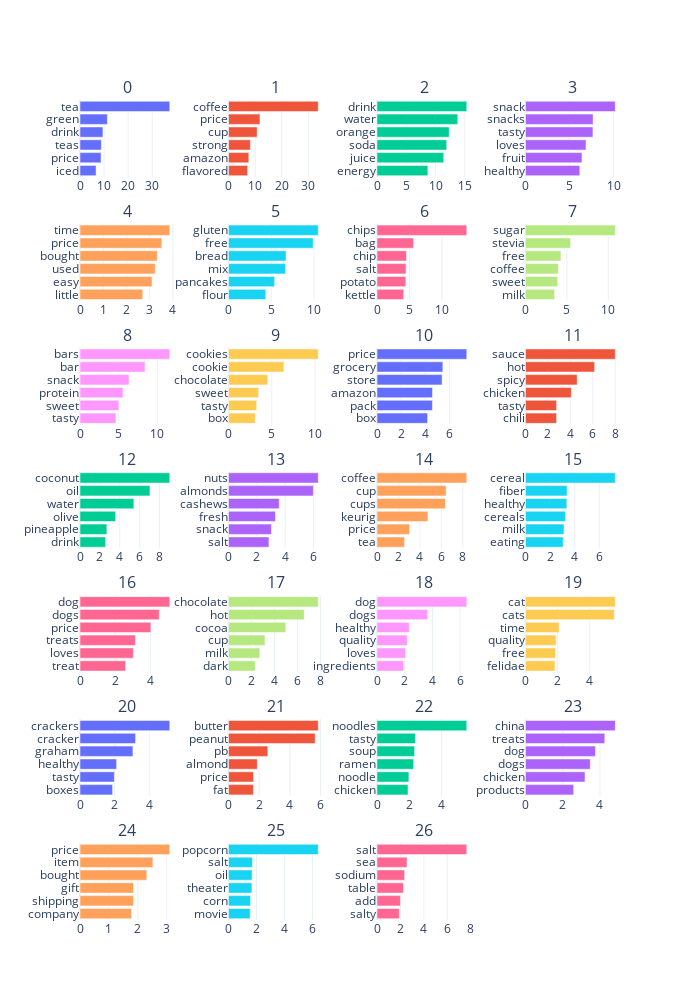

Notebook code for this chart:
### Code cell
fig = file_util.get_topics_html("BERTopic")
fig.update_layout(width = 700, height = 1000)

### Figure 1 — Plotly figure (JSON) as saved in the notebook; plotly's stock layout.template omitted (floating-point values rounded to 4 significant figures)
{"data": [{"marker": {"color": "#636EFA"}, "orientation": "h", "type": "bar", "x": [6.686, 8.75, 8.877, 9.523, 11.37, 37.3], "xaxis": "x", "y": ["iced", "price", "teas", "drink", "green", "tea"], "yaxis": "y"}, {"marker": {"color": "#EF553B"}, "orientation": "h", "type": "bar", "x": [7.193, 7.629, 8.223, 10.77, 11.8, 33.71], "xaxis": "x2", "y": ["flavored", "amazon", "strong", "cup", "price", "coffee"], "yaxis": "y2"}, {"marker": {"color": "#00CC96"}, "orientation": "h", "type": "bar", "x": [8.688, 11.41, 11.91, 12.34, 13.81, 15.34], "xaxis": "x3", "y": ["energy", "juice", "soda", "orange", "water", "drink"], "yaxis": "y3"}, {"marker": {"color": "#AB63FA"}, "orientation": "h", "type": "bar", "x": [6.161, 6.41, 6.868, 7.651, 7.671, 10.19], "xaxis": "x4", "y": ["healthy", "fruit", "loves", "tasty", "snacks", "snack"], "yaxis": "y4"}, {"marker": {"color": "#FFA15A"}, "orientation": "h", "type": "bar", "x": [2.703, 3.103, 3.239, 3.326, 3.523, 3.866], "xaxis": "x5", "y": ["little", "easy", "used", "bought", "price", "time"], "yaxis": "y5"}, {"marker": {"color": "#19D3F3"}, "orientation": "h", "type": "bar", "x": [4.359, 5.394, 6.675, 6.726, 9.902, 10.49], "xaxis": "x6", "y": ["flour", "pancakes", "mix", "bread", "free", "gluten"], "yaxis": "y6"}, {"marker": {"color": "#FF6692"}, "orientation": "h", "type": "bar", "x": [4.126, 4.44, 4.477, 4.546, 5.649, 13.84], "xaxis": "x7", "y": ["kettle", "potato", "salt", "chip", "bag", "chips"], "yaxis": "y7"}, {"marker": {"color": "#B6E880"}, "orientation": "h", "type": "bar", "x": [3.514, 3.896, 3.972, 4.281, 5.448, 10.85], "xaxis": "x8", "y": ["milk", "sweet", "coffee", "free", "stevia", "sugar"], "yaxis": "y8"}, {"marker": {"color": "#FF97FF"}, "orientation": "h", "type": "bar", "x": [4.644, 5.018, 5.564, 6.338, 8.414, 11.61], "xaxis": "x9", "y": ["tasty", "sweet", "protein", "snack", "bar", "bars"], "yaxis": "y9"}, {"marker": {"color": "#FECB52"}, "orientation": "h", "type": "bar", "x": [3.086, 3.261, 3.474, 4.531, 6.398, 10.36], "xaxis": "x10", "y": ["box", "tasty", "sweet", "chocolate", "cookie", "cookies"], "yaxis": "y10"}, {"marker": {"color": "#636EFA"}, "orientation": "h", "type": "bar", "x": [4.186, 4.585, 4.59, 5.382, 5.445, 7.426], "xaxis": "x11", "y": ["box", "pack", "amazon", "store", "grocery", "price"], "yaxis": "y11"}, {"marker": {"color": "#EF553B"}, "orientation": "h", "type": "bar", "x": [2.773, 2.778, 4.09, 4.616, 6.169, 8.013], "xaxis": "x12", "y": ["chili", "tasty", "chicken", "spicy", "hot", "sauce"], "yaxis": "y12"}, {"marker": {"color": "#00CC96"}, "orientation": "h", "type": "bar", "x": [2.575, 2.702, 3.581, 5.417, 7.033, 9.028], "xaxis": "x13", "y": ["drink", "pineapple", "olive", "water", "oil", "coconut"], "yaxis": "y13"}, {"marker": {"color": "#AB63FA"}, "orientation": "h", "type": "bar", "x": [2.853, 3.036, 3.316, 3.58, 5.991, 6.337], "xaxis": "x14", "y": ["salt", "snack", "fresh", "cashews", "almonds", "nuts"], "yaxis": "y14"}, {"marker": {"color": "#FFA15A"}, "orientation": "h", "type": "bar", "x": [2.567, 3.037, 4.746, 6.367, 6.437, 8.365], "xaxis": "x15", "y": ["tea", "price", "keurig", "cups", "cup", "coffee"], "yaxis": "y15"}, {"marker": {"color": "#19D3F3"}, "orientation": "h", "type": "bar", "x": [3.066, 3.13, 3.259, 3.363, 3.379, 7.298], "xaxis": "x16", "y": ["eating", "milk", "cereals", "healthy", "fiber", "cereal"], "yaxis": "y16"}, {"marker": {"color": "#FF6692"}, "orientation": "h", "type": "bar", "x": [2.592, 3.029, 3.145, 4.023, 4.499, 5.094], "xaxis": "x17", "y": ["treat", "loves", "treats", "price", "dogs", "dog"], "yaxis": "y17"}, {"marker": {"color": "#B6E880"}, "orientation": "h", "type": "bar", "x": [2.328, 2.727, 3.177, 4.985, 6.6, 7.813], "xaxis": "x18", "y": ["dark", "milk", "cup", "cocoa", "hot", "chocolate"], "yaxis": "y18"}, {"marker": {"color": "#FF97FF"}, "orientation": "h", "type": "bar", "x": [1.933, 2.065, 2.181, 2.328, 3.652, 6.487], "xaxis": "x19", "y": ["ingredients", "loves", "quality", "healthy", "dogs", "dog"], "yaxis": "y19"}, {"marker": {"color": "#FECB52"}, "orientation": "h", "type": "bar", "x": [1.834, 1.871, 1.906, 2.088, 5.53, 5.586], "xaxis": "x20", "y": ["felidae", "free", "quality", "time", "cats", "cat"], "yaxis": "y20"}, {"marker": {"color": "#636EFA"}, "orientation": "h", "type": "bar", "x": [1.88, 1.983, 2.114, 3.054, 3.208, 5.181], "xaxis": "x21", "y": ["boxes", "tasty", "healthy", "graham", "cracker", "crackers"], "yaxis": "y21"}, {"marker": {"color": "#EF553B"}, "orientation": "h", "type": "bar", "x": [1.625, 1.632, 1.877, 2.564, 5.647, 5.849], "xaxis": "x22", "y": ["fat", "price", "almond", "pb", "peanut", "butter"], "yaxis": "y22"}, {"marker": {"color": "#00CC96"}, "orientation": "h", "type": "bar", "x": [1.919, 1.975, 2.272, 2.331, 2.376, 5.56], "xaxis": "x23", "y": ["chicken", "noodle", "ramen", "soup", "tasty", "noodles"], "yaxis": "y23"}, {"marker": {"color": "#AB63FA"}, "orientation": "h", "type": "bar", "x": [2.589, 3.198, 3.481, 3.758, 4.26, 4.824], "xaxis": "x24", "y": ["products", "chicken", "dogs", "dog", "treats", "china"], "yaxis": "y24"}, {"marker": {"color": "#FFA15A"}, "orientation": "h", "type": "bar", "x": [1.781, 1.851, 1.852, 2.312, 2.521, 3.105], "xaxis": "x25", "y": ["company", "shipping", "gift", "bought", "item", "price"], "yaxis": "y25"}, {"marker": {"color": "#19D3F3"}, "orientation": "h", "type": "bar", "x": [1.55, 1.577, 1.671, 1.686, 1.711, 6.407], "xaxis": "x26", "y": ["movie", "corn", "theater", "oil", "salt", "popcorn"], "yaxis": "y26"}, {"marker": {"color": "#FF6692"}, "orientation": "h", "type": "bar", "x": [1.904, 2.001, 2.254, 2.355, 2.562, 7.663], "xaxis": "x27", "y": ["salty", "add", "table", "sodium", "sea", "salt"], "yaxis": "y27"}], "layout": {"annotations": [{"font": {"size": 16}, "showarrow": false, "text": "0", "x": 0.0875, "xanchor": "center", "xref": "paper", "y": 1, "yanchor": "bottom", "yref": "paper"}, {"font": {"size": 16}, "showarrow": false, "text": "1", "x": 0.3625, "xanchor": "center", "xref": "paper", "y": 1, "yanchor": "bottom", "yref": "paper"}, {"font": {"size": 16}, "showarrow": false, "text": "2", "x": 0.6375, "xanchor": "center", "xref": "paper", "y": 1, "yanchor": "bottom", "yref": "paper"}, {"font": {"size": 16}, "showarrow": false, "text": "3", "x": 0.9125, "xanchor": "center", "xref": "paper", "y": 1, "yanchor": "bottom", "yref": "paper"}, {"font": {"size": 16}, "showarrow": false, "text": "4", "x": 0.0875, "xanchor": "center", "xref": "paper", "y": 0.849, "yanchor": "bottom", "yref": "paper"}, {"font": {"size": 16}, "showarrow": false, "text": "5", "x": 0.3625, "xanchor": "center", "xref": "paper", "y": 0.849, "yanchor": "bottom", "yref": "paper"}, {"font": {"size": 16}, "showarrow": false, "text": "6", "x": 0.6375, "xanchor": "center", "xref": "paper", "y": 0.849, "yanchor": "bottom", "yref": "paper"}, {"font": {"size": 16}, "showarrow": false, "text": "7", "x": 0.9125, "xanchor": "center", "xref": "paper", "y": 0.849, "yanchor": "bottom", "yref": "paper"}, {"font": {"size": 16}, "showarrow": false, "text": "8", "x": 0.0875, "xanchor": "center", "xref": "paper", "y": 0.698, "yanchor": "bottom", "yref": "paper"}, {"font": {"size": 16}, "showarrow": false, "text": "9", "x": 0.3625, "xanchor": "center", "xref": "paper", "y": 0.698, "yanchor": "bottom", "yref": "paper"}, {"font": {"size": 16}, "showarrow": false, "text": "10", "x": 0.6375, "xanchor": "center", "xref": "paper", "y": 0.698, "yanchor": "bottom", "yref": "paper"}, {"font": {"size": 16}, "showarrow": false, "text": "11", "x": 0.9125, "xanchor": "center", "xref": "paper", "y": 0.698, "yanchor": "bottom", "yref": "paper"}, {"font": {"size": 16}, "showarrow": false, "text": "12", "x": 0.0875, "xanchor": "center", "xref": "paper", "y": 0.5469, "yanchor": "bottom", "yref": "paper"}, {"font": {"size": 16}, "showarrow": false, "text": "13", "x": 0.3625, "xanchor": "center", "xref": "paper", "y": 0.5469, "yanchor": "bottom", "yref": "paper"}, {"font": {"size": 16}, "showarrow": false, "text": "14", "x": 0.6375, "xanchor": "center", "xref": "paper", "y": 0.5469, "yanchor": "bottom", "yref": "paper"}, {"font": {"size": 16}, "showarrow": false, "text": "15", "x": 0.9125, "xanchor": "center", "xref": "paper", "y": 0.5469, "yanchor": "bottom", "yref": "paper"}, {"font": {"size": 16}, "showarrow": false, "text": "16", "x": 0.0875, "xanchor": "center", "xref": "paper", "y": 0.3959, "yanchor": "bottom", "yref": "paper"}, {"font": {"size": 16}, "showarrow": false, "text": "17", "x": 0.3625, "xanchor": "center", "xref": "paper", "y": 0.3959, "yanchor": "bottom", "yref": "paper"}, {"font": {"size": 16}, "showarrow": false, "text": "18", "x": 0.6375, "xanchor": "center", "xref": "paper", "y": 0.3959, "yanchor": "bottom", "yref": "paper"}, {"font": {"size": 16}, "showarrow": false, "text": "19", "x": 0.9125, "xanchor": "center", "xref": "paper", "y": 0.3959, "yanchor": "bottom", "yref": "paper"}, {"font": {"size": 16}, "showarrow": false, "text": "20", "x": 0.0875, "xanchor": "center", "xref": "paper", "y": 0.2449, "yanchor": "bottom", "yref": "paper"}, {"font": {"size": 16}, "showarrow": false, "text": "21", "x": 0.3625, "xanchor": "center", "xref": "paper", "y": 0.2449, "yanchor": "bottom", "yref": "paper"}, {"font": {"size": 16}, "showarrow": false, "text": "22", "x": 0.6375, "xanchor": "center", "xref": "paper", "y": 0.2449, "yanchor": "bottom", "yref": "paper"}, {"font": {"size": 16}, "showarrow": false, "text": "23", "x": 0.9125, "xanchor": "center", "xref": "paper", "y": 0.2449, "yanchor": "bottom", "yref": "paper"}, {"font": {"size": 16}, "showarrow": false, "text": "24", "x": 0.0875, "xanchor": "center", "xref": "paper", "y": 0.09388, "yanchor": "bottom", "yref": "paper"}, {"font": {"size": 16}, "showarrow": false, "text": "25", "x": 0.3625, "xanchor": "center", "xref": "paper", "y": 0.09388, "yanchor": "bottom", "yref": "paper"}, {"font": {"size": 16}, "showarrow": false, "text": "26", "x": 0.6375, "xanchor": "center", "xref": "paper", "y": 0.09388, "yanchor": "bottom", "yref": "paper"}], "height": 1000, "hoverlabel": {"bgcolor": "white", "font": {"family": "Rockwell", "size": 16}}, "showlegend": false, "width": 700, "xaxis": {"anchor": "y", "domain": [0, 0.175]}, "xaxis10": {"anchor": "y10", "domain": [0.275, 0.45]}, "xaxis11": {"anchor": "y11", "domain": [0.55, 0.725]}, "xaxis12": {"anchor": "y12", "domain": [0.825, 1]}, "xaxis13": {"anchor": "y13", "domain": [0, 0.175]}, "xaxis14": {"anchor": "y14", "domain": [0.275, 0.45]}, "xaxis15": {"anchor": "y15", "domain": [0.55, 0.725]}, "xaxis16": {"anchor": "y16", "domain": [0.825, 1]}, "xaxis17": {"anchor": "y17", "domain": [0, 0.175]}, "xaxis18": {"anchor": "y18", "domain": [0.275, 0.45]}, "xaxis19": {"anchor": "y19", "domain": [0.55, 0.725]}, "xaxis2": {"anchor": "y2", "domain": [0.275, 0.45]}, "xaxis20": {"anchor": "y20", "domain": [0.825, 1]}, "xaxis21": {"anchor": "y21", "domain": [0, 0.175]}, "xaxis22": {"anchor": "y22", "domain": [0.275, 0.45]}, "xaxis23": {"anchor": "y23", "domain": [0.55, 0.725]}, "xaxis24": {"anchor": "y24", "domain": [0.825, 1]}, "xaxis25": {"anchor": "y25", "domain": [0, 0.175]}, "xaxis26": {"anchor": "y26", "domain": [0.275, 0.45]}, "xaxis27": {"anchor": "y27", "domain": [0.55, 0.725]}, "xaxis28": {"anchor": "y28", "domain": [0.825, 1]}, "xaxis3": {"anchor": "y3", "domain": [0.55, 0.725]}, "xaxis4": {"anchor": "y4", "domain": [0.825, 1]}, "xaxis5": {"anchor": "y5", "domain": [0, 0.175]}, "xaxis6": {"anchor": "y6", "domain": [0.275, 0.45]}, "xaxis7": {"anchor": "y7", "domain": [0.55, 0.725]}, "xaxis8": {"anchor": "y8", "domain": [0.825, 1]}, "xaxis9": {"anchor": "y9", "domain": [0, 0.175]}, "yaxis": {"anchor": "x", "domain": [0.9061, 1], "dtick": 1}, "yaxis10": {"anchor": "x10", "domain": [0.6041, 0.698], "dtick": 1}, "yaxis11": {"anchor": "x11", "domain": [0.6041, 0.698], "dtick": 1}, "yaxis12": {"anchor": "x12", "domain": [0.6041, 0.698], "dtick": 1}, "yaxis13": {"anchor": "x13", "domain": [0.4531, 0.5469], "dtick": 1}, "yaxis14": {"anchor": "x14", "domain": [0.4531, 0.5469], "dtick": 1}, "yaxis15": {"anchor": "x15", "domain": [0.4531, 0.5469], "dtick": 1}, "yaxis16": {"anchor": "x16", "domain": [0.4531, 0.5469], "dtick": 1}, "yaxis17": {"anchor": "x17", "domain": [0.302, 0.3959], "dtick": 1}, "yaxis18": {"anchor": "x18", "domain": [0.302, 0.3959], "dtick": 1}, "yaxis19": {"anchor": "x19", "domain": [0.302, 0.3959], "dtick": 1}, "yaxis2": {"anchor": "x2", "domain": [0.9061, 1], "dtick": 1}, "yaxis20": {"anchor": "x20", "domain": [0.302, 0.3959], "dtick": 1}, "yaxis21": {"anchor": "x21", "domain": [0.151, 0.2449], "dtick": 1}, "yaxis22": {"anchor": "x22", "domain": [0.151, 0.2449], "dtick": 1}, "yaxis23": {"anchor": "x23", "domain": [0.151, 0.2449], "dtick": 1}, "yaxis24": {"anchor": "x24", "domain": [0.151, 0.2449], "dtick": 1}, "yaxis25": {"anchor": "x25", "domain": [0, 0.09388], "dtick": 1}, "yaxis26": {"anchor": "x26", "domain": [0, 0.09388], "dtick": 1}, "yaxis27": {"anchor": "x27", "domain": [0, 0.09388], "dtick": 1}, "yaxis28": {"anchor": "x28", "domain": [0, 0.09388], "dtick": 1}, "yaxis3": {"anchor": "x3", "domain": [0.9061, 1], "dtick": 1}, "yaxis4": {"anchor": "x4", "domain": [0.9061, 1], "dtick": 1}, "yaxis5": {"anchor": "x5", "domain": [0.7551, 0.849], "dtick": 1}, "yaxis6": {"anchor": "x6", "domain": [0.7551, 0.849], "dtick": 1}, "yaxis7": {"anchor": "x7", "domain": [0.7551, 0.849], "dtick": 1}, "yaxis8": {"anchor": "x8", "domain": [0.7551, 0.849], "dtick": 1}, "yaxis9": {"anchor": "x9", "domain": [0.6041, 0.698], "dtick": 1}}}
